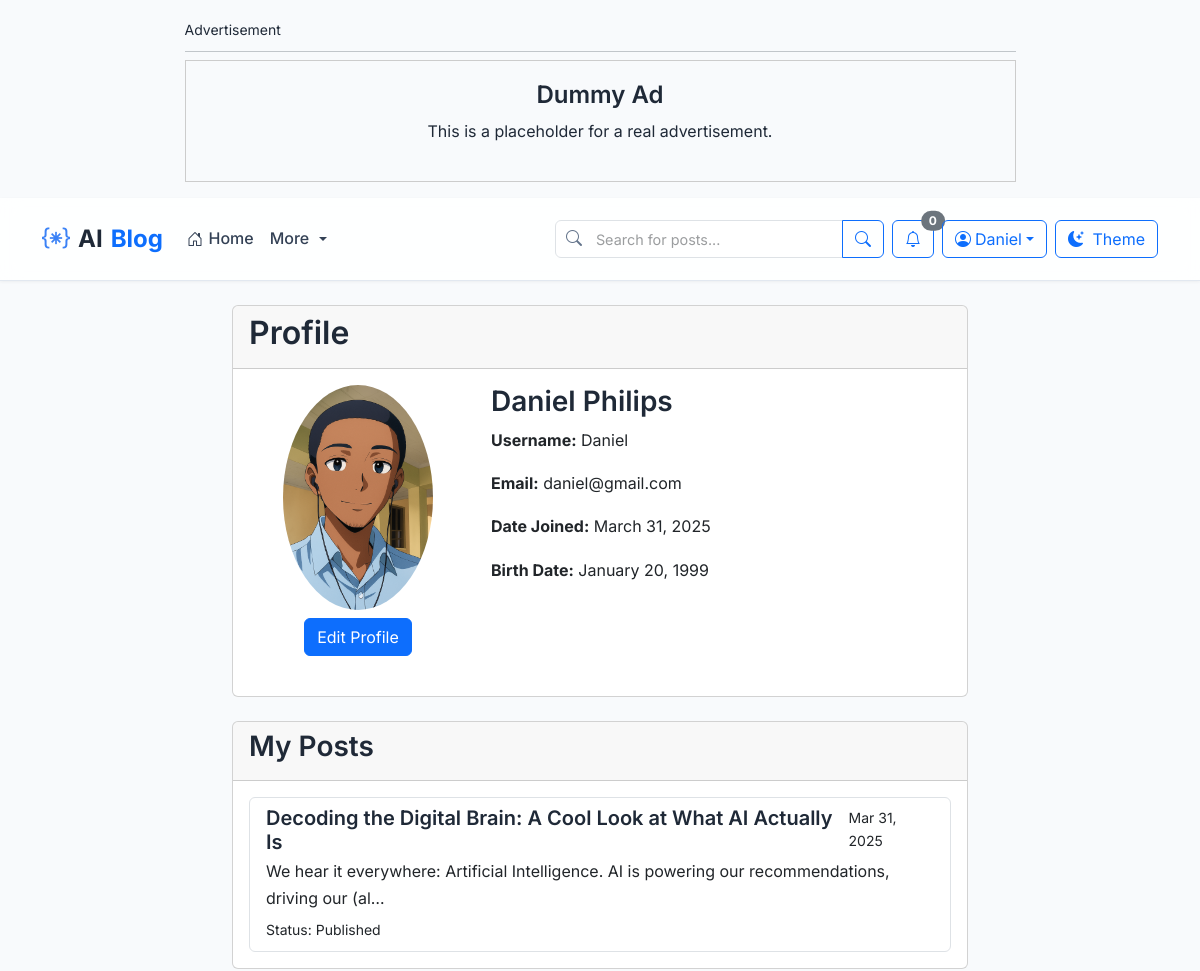
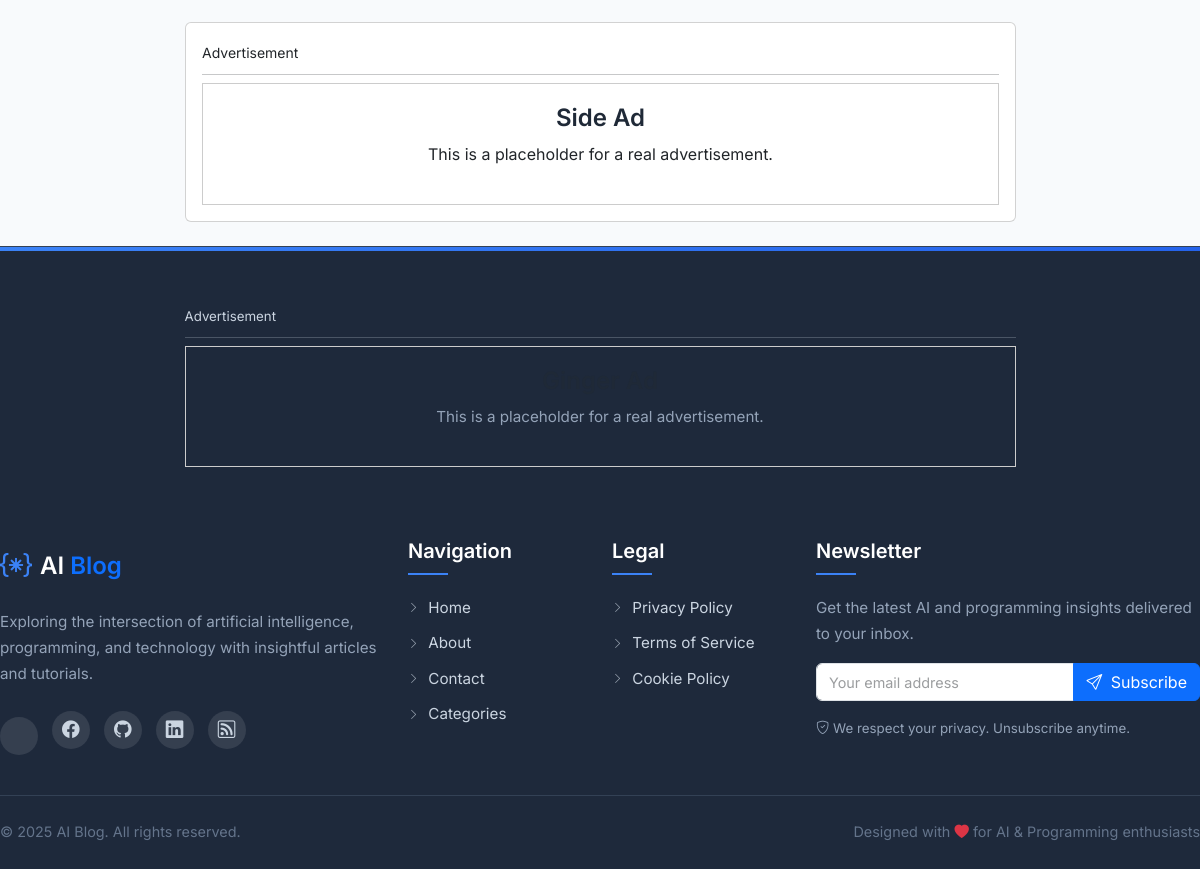
Page /accounts/profile/ (signed in) on the earlier database version (2 pictures, top to bottom).
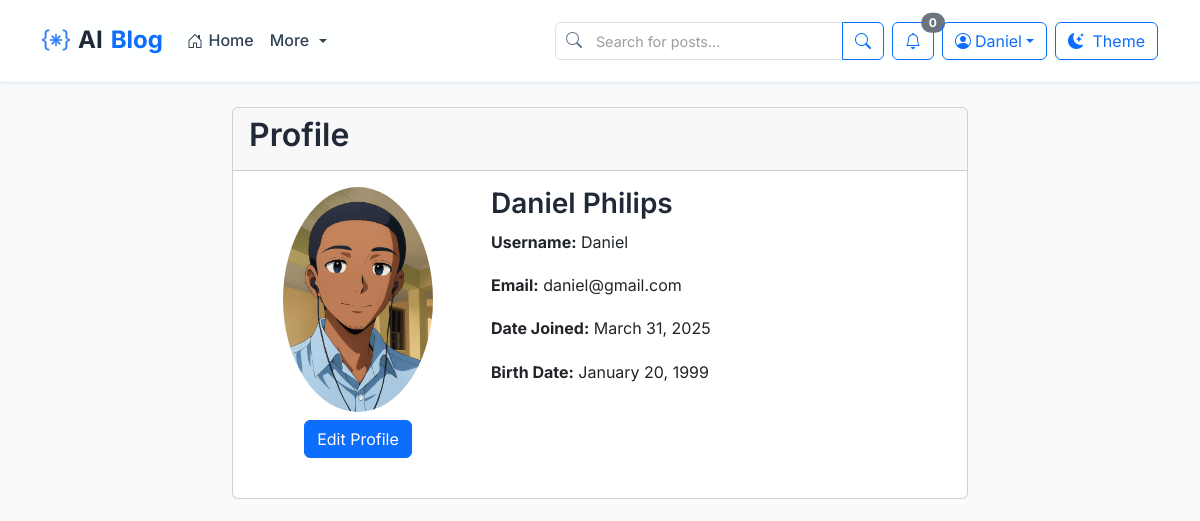
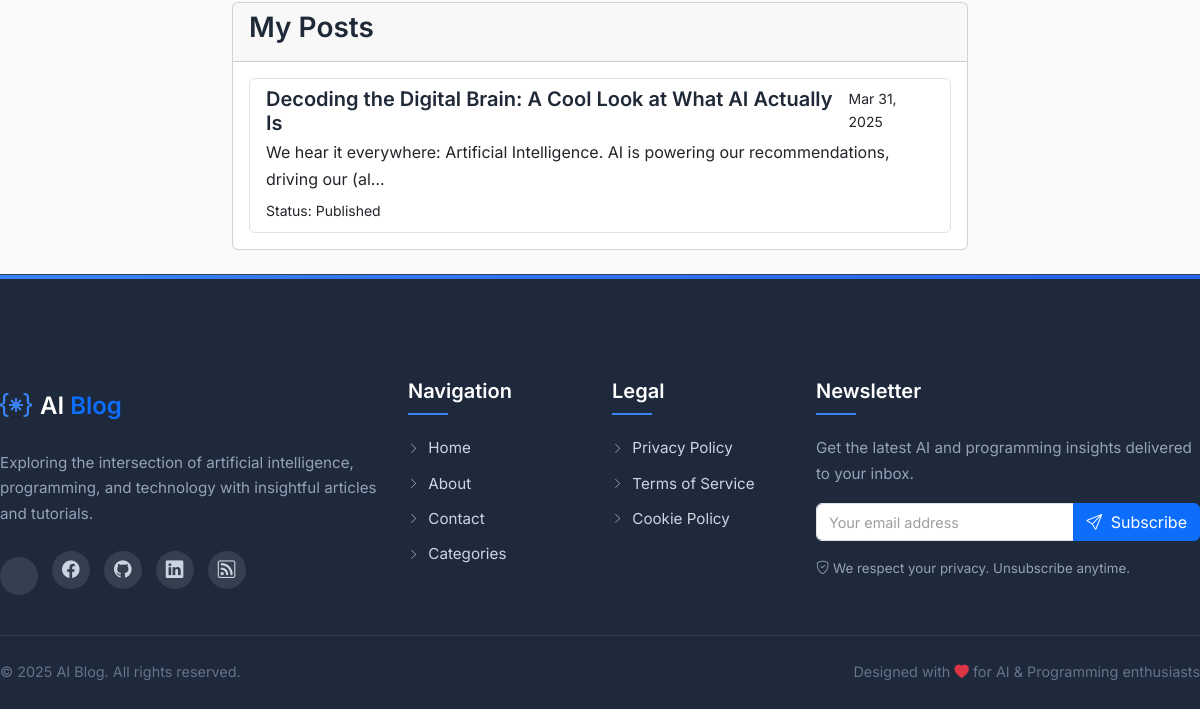
Same page on the later database version (2 pictures, top to bottom).
### blog/models.py (models this page shows, shortened)
class AdSpace(models.Model):
    LOCATION_CHOICES = [
        ('header', 'Header'),
        ('sidebar', 'Sidebar'),
        ('between_posts', 'Between Posts'),
        ('footer', 'Footer')
    ]
    name = models.CharField(max_length=100)
    location = models.CharField(max_length=20, choices=LOCATION_CHOICES)
    ad_code = models.TextField()
    is_active = models.BooleanField(default=True)

class Post(models.Model):
    VISIBILITY_CHOICES = [
        ('public', 'Public'),
        ('private', 'Private'),
        ('draft', 'Draft')
    ]
    STATUS_CHOICES = (
        ('draft', 'Draft'),
        ('published', 'Published'),
        ('archived', 'Archived'),  # Added archived status
    )
    title = models.CharField(max_length=200, verbose_name='Post Title')
    slug = models.SlugField(unique=True)
    author = models.ForeignKey(User, on_delete=models.CASCADE, related_name='posts')
    content = RichTextUploadingField()
    meta_description = models.TextField(
        max_length=160,
        blank=True,
        help_text="Short description for SEO (max 160 characters)"
    )
    seo_keywords = models.CharField(
        max_length=255,
        blank=True,
        help_text="Comma-separated SEO keywords"
    )
    is_featured = models.BooleanField(default=False, help_text="Feature this post on the homepage")
    is_pinned = models.BooleanField(default=False, help_text="Pin this post to the top of lists")
    created_at = models.DateTimeField(auto_now_add=True)
    updated_at = models.DateTimeField(auto_now=True)
    view_count = models.PositiveIntegerField(default=0)
    like_count = models.PositiveIntegerField(default=0)
    bookmark_count = models.PositiveIntegerField(default=0)
    estimated_reading_time = models.PositiveIntegerField(default=0, editable=False,
                                                        help_text="Estimated reading time in minutes")
    is_deleted = models.BooleanField(default=False)
    deleted_at = models.DateTimeField(null=True, blank=True)
    categories = models.ManyToManyField('Category', related_name='posts')
    series = models.ForeignKey(Series, on_delete=models.SET_NULL, null=True, blank=True, related_name='posts')
    tags = models.ManyToManyField('Tag', blank=True, related_name='posts')
    featured_image = models.ImageField(
        upload_to='posts/',
        blank=True,
        null=True,
        verbose_name='Featured Image'
    )
    show_table_of_contents = models.BooleanField(default=True)
    visibility = models.CharField(
        max_length=10,
        choices=VISIBILITY_CHOICES,
        default='public'
    )
    status = models.CharField(max_length=10, choices=STATUS_CHOICES, default='draft')
    published_date = models.DateTimeField(blank=True, null=True)
    class Meta:
        ordering = ['-is_pinned', '-published_date', '-created_at']
        indexes = [
            models.Index(fields=['slug']),
            models.Index(fields=['status', 'visibility']),
            models.Index(fields=['published_date']),
            models.Index(fields=['-is_pinned', '-published_date']),
        ]

### accounts/views.py (the view)
# urls.py: path('profile/', views.profile_view, name='profile'),
@login_required
def profile_view(request):
    user_posts = request.user.posts.all().order_by('-created_at')
    return render(request, 'accounts/profile.html', {'user_posts': user_posts})

### blog/forms.py (shortened to what this page needs)
class NewsletterForm(forms.ModelForm):
    class Meta:
        model = Newsletter
        fields = ['email']
        widgets = {
            'email': forms.EmailInput(attrs={
                'placeholder': 'Enter your email',
                'class': 'form-control'
            })
        }

### blog/context_processors.py (called while the page is built)
def global_context(request):
    return {
        'header_ads': AdSpace.objects.filter(is_active=True, location='header'),
        'sidebar_ads': AdSpace.objects.filter(is_active=True, location='sidebar'),
        'between_posts_ads': AdSpace.objects.filter(is_active=True, location='between_posts'),
        'footer_ads': AdSpace.objects.filter(is_active=True, location='footer'),
        'newsletter_form': NewsletterForm(),
    }

def notifications(request):
    if request.user.is_authenticated:
        unread_notifications = Notification.objects.filter(
            user=request.user, is_read=False
        ).order_by('-created_at')
    else:
        unread_notifications = []
    return {'notifications': unread_notifications}

### accounts/templates/accounts/profile.html (shortened to what this page needs)
{% extends 'blog/base.html' %}
{% block content %}
<div class="row justify-content-center">
  <div class="col-md-8">
    <div class="card">
      <div class="card-header">
        <h2>Profile</h2>
      </div>
      <div class="card-body">
        <div class="row mb-4">
          <div class="col-md-4 text-center">
            {% if user.accounts_profile.profile_picture %}
              <img src="{{ user.accounts_profile.profile_picture.url }}" alt="Profile Picture" class="img-fluid rounded-circle" style="max-width: 150px;">
            {% else %}
              <div class="bg-secondary text-white rounded-circle d-flex align-items-center justify-content-center" style="width: 150px; height: 150px; margin: 0 auto;">
                <h1>{{ user.username.0|upper }}</h1>
              </div>
            {% endif %}
            <a href="{% url 'accounts:profile_edit' %}" class="btn btn-primary mt-2">Edit Profile</a>
          </div>
          <div class="col-md-8">
            <h3>{{ user.get_full_name|default:user.username }}</h3>
            <p><strong>Username:</strong> {{ user.username }}</p>
            <p><strong>Email:</strong> {{ user.email }}</p>
            <p><strong>Date Joined:</strong> {{ user.date_joined|date:"F j, Y" }}</p>
            {% if user.accounts_profile.birth_date %}
              <p><strong>Birth Date:</strong> {{ user.accounts_profile.birth_date|date:"F j, Y" }}</p>
            {% endif %}
          </div>
        </div>
      </div>
    </div>
    <div class="card mt-4">
      <div class="card-header">
        <h3>My Posts</h3>
      </div>
      <div class="card-body">
        {% if user_posts %}
          <div class="list-group">
            {% for post in user_posts %}
              <a href="{% url 'blog:post_detail' slug=post.slug %}" class="list-group-item list-group-item-action">
                <div class="d-flex w-100 justify-content-between">
                  <h5 class="mb-1">{{ post.title }}</h5>
                  <small>{{ post.created_at|date:"M d, Y" }}</small>
                </div>
                <p class="mb-1">{{ post.content|striptags|truncatechars:100 }}</p>
                <small>Status: {{ post.get_status_display }}</small>
              </a>
            {% endfor %}
          </div>
        {% else %}
          <p>You haven't created any posts yet.</p>
          <a href="{% url 'blog:post_create' %}" class="btn btn-success">Create New Post</a>
        {% endif %}
      </div>
    </div>
  </div>
</div>
{% endblock %}

### blog/templates/blog/base.html (shortened to what the changed rows need)
{% load static %}
<!DOCTYPE html>
<html lang="en">
<head>
    <link href="https://cdn.jsdelivr.net/npm/bootstrap@5.3.0/dist/css/bootstrap.min.css" rel="stylesheet">
    <link href="https://cdn.jsdelivr.net/npm/bootstrap-icons@1.10.0/font/bootstrap-icons.css" rel="stylesheet">
    <link href="https://cdnjs.cloudflare.com/ajax/libs/prism/1.29.0/themes/prism-tomorrow.min.css" rel="stylesheet">
    <link rel="stylesheet" href="{% static 'blog/css/main.css' %}">
    <link rel="stylesheet" href="{% static 'blog/css/post_detail.css' %}">
    <link rel="stylesheet" href="{% static 'blog/css/base_custom.css' %}">
    {% block extra_head %}{% endblock %} </head>
<body>
    <header>
        {% if header_ads %}
        <div class="container">
            <div class="row justify-content-center">
                <div class="col-lg-9">
                    {% for ad in header_ads %}
                    <div class="advertisement header-ad my-3">
                        <small>Advertisement</small>
                        <hr class="my-2">
                        {{ ad.ad_code|safe }}
                    </div>
                    {% endfor %}
                </div>
            </div>
        </div>
        {% endif %}
    </header>
    <main class="container py-4 fade-in" id="main-content">
        {% block content %}{% endblock %}
    </main> {% if sidebar_ads %}
    <aside class="container d-none d-lg-block">
        <div class="row justify-content-center">
            <div class="col-lg-9">
                {% for ad in sidebar_ads %}
                <div class="card mb-4">
                    <div class="card-body advertisement">
                        <small>Advertisement</small>
                        <hr class="my-2">
                        {{ ad.ad_code|safe }}
                    </div>
                </div>
                {% endfor %}
            </div>
        </div>
    </aside>
    {% endif %}
    <footer class="footer mt-auto">
        {% if footer_ads %}
        <div class="container">
            <div class="row justify-content-center">
                <div class="col-lg-9">
                    {% for ad in footer_ads %}
                    <div class="advertisement footer-ad mb-4">
                        <small>Advertisement</small>
                        <hr class="my-2">
                        {{ ad.ad_code|safe }}
                    </div>
                    {% endfor %}
                </div>
            </div>
        </div>
        {% endif %}
             </div> </footer>
</body>
</html>

Differences in the rows shown:
no longer on this page (row edited): AdSpace: ad_code "Dummy Ad This is a placeholder for a real advertisement."
no longer on this page (row edited): AdSpace: ad_code "Side Ad This is a placeholder for a real advertisement."
no longer on this page (row edited): AdSpace: ad_code "This is a placeholder for a real advertisement."
